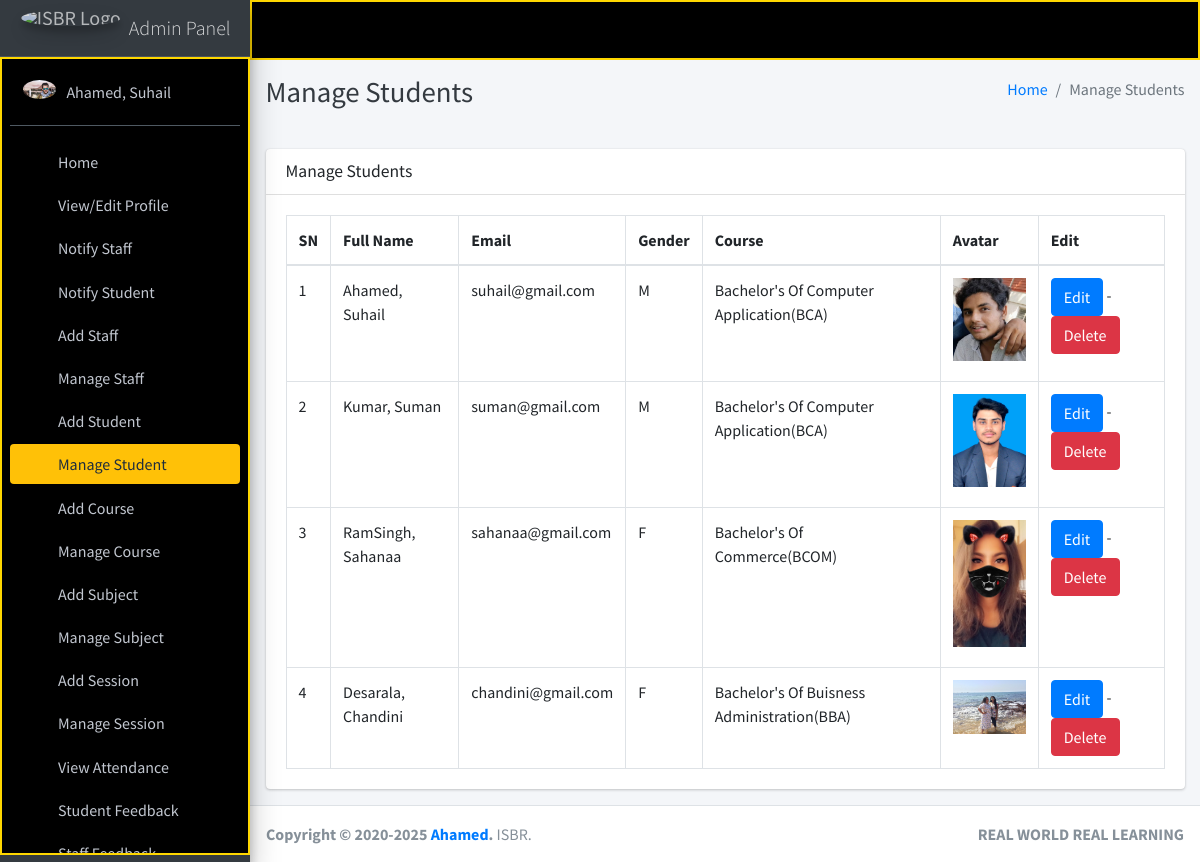
Page /student/manage/ (signed in) on the committed database.
### main_app/models.py (models this page shows, shortened)
class CustomUser(AbstractUser):
    USER_TYPE = ((1, "HOD"), (2, "Staff"), (3, "Student"))
    GENDER = [("M", "Male"), ("F", "Female")]
    username = None  # Removed username, using email instead
    email = models.EmailField(unique=True)
    user_type = models.CharField(default=1, choices=USER_TYPE, max_length=1)
    gender = models.CharField(max_length=1, choices=GENDER)
    profile_pic = models.ImageField()
    address = models.TextField()
    fcm_token = models.TextField(default="")  # For firebase notifications
    created_at = models.DateTimeField(auto_now_add=True)
    updated_at = models.DateTimeField(auto_now=True)
    USERNAME_FIELD = "email"
    REQUIRED_FIELDS = []
    objects = CustomUserManager()
    def __str__(self):
        return self.last_name + ", " + self.first_name

class Student(models.Model):
    admin = models.OneToOneField(CustomUser, on_delete=models.CASCADE)
    course = models.ForeignKey(Course, on_delete=models.DO_NOTHING, null=True, blank=False)
    session = models.ForeignKey(Session, on_delete=models.DO_NOTHING, null=True)

class Course(models.Model):
    name = models.CharField(max_length=120)
    created_at = models.DateTimeField(auto_now_add=True)
    updated_at = models.DateTimeField(auto_now=True)

### main_app/hod_views.py (the view)
# urls.py: path("student/manage/", hod_views.manage_student, name='manage_student'),
def manage_student(request):
    students = CustomUser.objects.filter(user_type=3)
    context = {
        'students': students,
        'page_title': 'Manage Students'
    }
    return render(request, "hod_template/manage_student.html", context)

### main_app/templates/hod_template/manage_student.html
{% extends 'main_app/base.html' %}
{% load static %}
{% block page_title %}{{page_title}}{% endblock page_title %}
{% block content %}
<section class="content">
    <div class="container-fluid">
        <div class="row">
            <div class="col-md-12">
                <div class="card">
                    <div class="card-header">
                        <h3 class="card-title">{{page_title}}</h3>
                    </div>
                    <div class="card-body">
                        <table id="example2" class="table table-bordered table-hover">
                            <thead>
                                <tr>
                                    <th>SN</th>
                                    <th>Full Name</th>
                                    <th>Email</th>
                                    <th>Gender</th>
                                    <th>Course</th>
                                    <th>Avatar</th>
                                    <th>Edit</th>
                                </tr>
                            </thead>
                            <tbody>
                                {% for student in students %}
                                <tr>
                                    <td>{{ forloop.counter }}</td>
                                    <td>{{student.last_name}}, {{student.first_name}}</td>
                                    <td>{{student.email}}</td>
                                    <td>{{student.gender}}</td>
                                    <td>{{student.student.course.name}}</td>
                                    <td>
                                        {% if student.profile_pic == ""  %}
                                        No Image
                                        {% else %}
                                        <img class="img img-fluid mb-2" height="100" width="100"
                                            src="{{student.profile_pic}}" alt="">
                                        {% endif %}
                                    </td>
                                    <td><a href="{% url 'edit_student' student.student.id %}" class="btn btn-primary">Edit</a> -
                                        <a href="{% url 'delete_student' student.student.id %}" class="btn btn-danger" onclick="return confirm('Are you sure about this ?')">Delete</a>
                                    </td>
                                </tr>
                                {% endfor %}
                            </tbody>
                        </table>
                    </div>
                </div>
            </div>
        </div>
    </div>
</section>
{% endblock content %}

### main_app/templates/main_app/sidebar_template.html (shortened to what this page needs)
{% load static %}
<aside class="main-sidebar sidebar-dark-warning elevation-4">
{% if request.user.user_type == '1' %}
    <a href="{% url 'admin_home' %}" class="brand-link">
        <img src="{% static 'dist/img/img.png' %} " alt="ISBR Logo"
            class="brand-image img-circle elevation-3" style="opacity: .8">
        <span class="brand-text font-weight-light">Admin Panel</span>
    </a>
    <div class="sidebar" style="background-color: black; color: #FFD700; border: 2px solid #FFD700;">
        <div class="user-panel mt-3 pb-3 mb-3 d-flex">
            <div class="image">
                <img src="{{ request.user.profile_pic}}" class="img-circle elevation-2" alt="User Image">
            </div>
            <div class="info">
                <a href="#" class="d-block">{{user}}</a>
            </div>
        </div>
        <nav class="mt-2">
            <ul class="nav nav-pills nav-sidebar flex-column" data-widget="treeview" role="menu" data-accordion="false">
                <li class="nav-item">
                    {% url 'admin_home' as admin_home %}
                    <a href="{{admin_home}}" class="nav-link {% if admin_home == request.path %} active {% endif %}">
                        <i class="nav-icon fas fa-th"></i>
                        <p>
                            Home
                        </p>
                    </a>
                </li>
                <li class="nav-item">
                    {% url 'admin_view_profile' as admin_view_profile %}
                    <a href="{{admin_view_profile}}" class="nav-link {% if admin_view_profile == request.path %} active {% endif %}">
                        <i class="nav-icon fas fa-th"></i>
                        <p>
                            View/Edit Profile
                        </p>
                    </a>
                </li>
                <li class="nav-item">
                    {% url 'admin_notify_staff' as admin_notify_staff %}
                    <a href="{{admin_notify_staff}}" class="nav-link {% if admin_notify_staff == request.path %} active {% endif %}">
                        <i class="nav-icon fas fa-th"></i>
                        <p>
                            Notify Staff
                        </p>
                    </a>
                </li>
                <li class="nav-item">
                    {% url 'admin_notify_student' as admin_notify_student %}
                    <a href="{{admin_notify_student}}" class="nav-link {% if admin_notify_student == request.path %} active {% endif %}">
                        <i class="nav-icon fas fa-th"></i>
                        <p>
                            Notify Student
                        </p>
                    </a>
                </li>
                <li class="nav-item">
                    {% url 'add_staff' as add_staff %}
                    <a href="{{add_staff}}" class="nav-link {% if add_staff == request.path %} active {% endif %}">
                        <i class="nav-icon fas fa-th"></i>
                        <p>
                            Add Staff
                        </p>
                    </a>
                </li>
                <li class="nav-item">
                    {% url 'manage_staff' as manage_staff %}
                    {% url 'edit_staff' staff_id as edit_staff %}
                    <a href="{{manage_staff}}"
                        class="nav-link {% if manage_staff == request.path or request.path == edit_staff %} active {% endif %}">
                        <i class="nav-icon fas fa-th"></i>
                        <p>
                            Manage Staff
                        </p>
                    </a>
                </li>
                <li class="nav-item">
                    {% url 'add_student' as add_student%}
                    <a href="{{add_student}}" class="nav-link  {% if add_student == request.path %} active {% endif %}">
                        <i class="nav-icon fas fa-th"></i>
                        <p>
                            Add Student
                        </p>
                    </a>
                </li>
                <li class="nav-item">
                    {% url 'manage_student' as manage_student %}
                    {% url 'edit_student' student_id as edit_student %}
                    <a href="{{manage_student}}"
                        class="nav-link  {% if edit_student == request.path or manage_student == request.path %} active {% endif %}">
                        <i class="nav-icon fas fa-th"></i>
                        <p>
                            Manage Student
                        </p>
                    </a>
                </li>
                <li class="nav-item">
                    {% url 'add_course' as add_course %}
                    <a href="{{add_course}}" class="nav-link  {% if add_course == request.path %} active {% endif %}">
                        <i class="nav-icon fas fa-th"></i>
                        <p>
                            Add Course
                        </p>
                    </a>
                </li>
                <li class="nav-item">
                    {% url 'manage_course' as manage_course %}
                    {% url 'edit_course' course_id as edit_course %}
                    <a href="{{manage_course}}"
                        class="nav-link  {% if edit_course == request.path or manage_course == request.path %} active {% endif %}">
                        <i class="nav-icon fas fa-th"></i>
                        <p>
                            Manage Course
                        </p>
                    </a>
                </li>
                <li class="nav-item">
                    {% url 'add_subject' as add_subject %}
                    <a href="{{add_subject}}" class="nav-link  {% if add_subject == request.path %} active {% endif %}">
                        <i class="nav-icon fas fa-th"></i>
                        <p>
                            Add Subject
                        </p>
                    </a>
                </li>
                <li class="nav-item">
                    {% url 'manage_subject' as manage_subject %}
                    {% url 'edit_subject' subject_id as edit_subject %}
                    <a href="{{manage_subject}}"
                        class="nav-link  {% if edit_subject == request.path or manage_subject == request.path %} active {% endif %}">
                        <i class="nav-icon fas fa-th"></i>
                        <p>
                            Manage Subject
                        </p>
                    </a>
                </li>
                <li class="nav-item">
                    {% url 'add_session' as add_session %}
                    <a href="{{add_session}}" class="nav-link  {% if add_session == request.path %} active {% endif %}">
                        <i class="nav-icon fas fa-th"></i>
                        <p>
                            Add Session
                        </p>
                    </a>
                </li>
                <li class="nav-item">
                {% url 'manage_session' as manage_session %}
                {% url 'edit_session' session_id as edit_session %}
                <a href="{{manage_session}}"
                    class="nav-link  {% if edit_session == request.path or manage_session == request.path %} active {% endif %}">
                    <i class="nav-icon fas fa-th"></i>
                    <p>
                        Manage Session
                    </p>
                </a>
        </li>
                <li class="nav-item">
                    {% url 'admin_view_attendance' as admin_view_attendance %}
                    <li class="nav-item">
                        <a href="{{admin_view_attendance}}" class="nav-link  {% if admin_view_attendance == request.path %} active {% endif %}">
                            <i class="nav-icon fas fa-th"></i>
                            <p>
                                View Attendance
                            </p>
                        </a>
                    </li>
            <li class="nav-item">
                {% url 'student_feedback_message' as student_feedback_message %}
                <a href="{{ student_feedback_message }}" class="nav-link  {% if student_feedback_message == request.path %} active {% endif %}">
                    <i class="nav-icon fas fa-th"></i>
                    <p>
                        Student Feedback
                        </p>
                    </a>
                </li>
                <li class="nav-item">
                {% url 'staff_feedback_message' as staff_feedback_message %}
                    <a href="{{staff_feedback_message}}" class="nav-link   {% if staff_feedback_message == request.path %} active {% endif %}">
                        <i class="nav-icon fas fa-th"></i>
                        <p>
                            Staff Feedback
                        </p>
                    </a>
                </li>
{% endif %}
</ul>
</nav>
</div>
</aside>

### rows in the picture
CustomUser: user.profile_pic (picture), last_name+first_name "Ahamed, Suhail"
CustomUser: last_name "Ahamed", first_name "Suhail", email "suhail@gmail.com", gender "M", student.course.name "Bachelor's Of Computer Application(BCA)", profile_pic (picture)
CustomUser: last_name "Kumar", first_name "Suman", email "suman@gmail.com", gender "M", student.course.name "Bachelor's Of Computer Application(BCA)", shows a picture
CustomUser: last_name "RamSingh", first_name "Sahanaa", email "sahanaa@gmail.com", gender "F", student.course.name "Bachelor's Of Commerce(BCOM)", shows a picture
CustomUser: last_name "Desarala", first_name "Chandini", email "chandini@gmail.com", gender "F", student.course.name "Bachelor's Of Buisness Administration(BBA)", shows a picture

### other values in the picture
{{ page_title }} "Manage Students"
